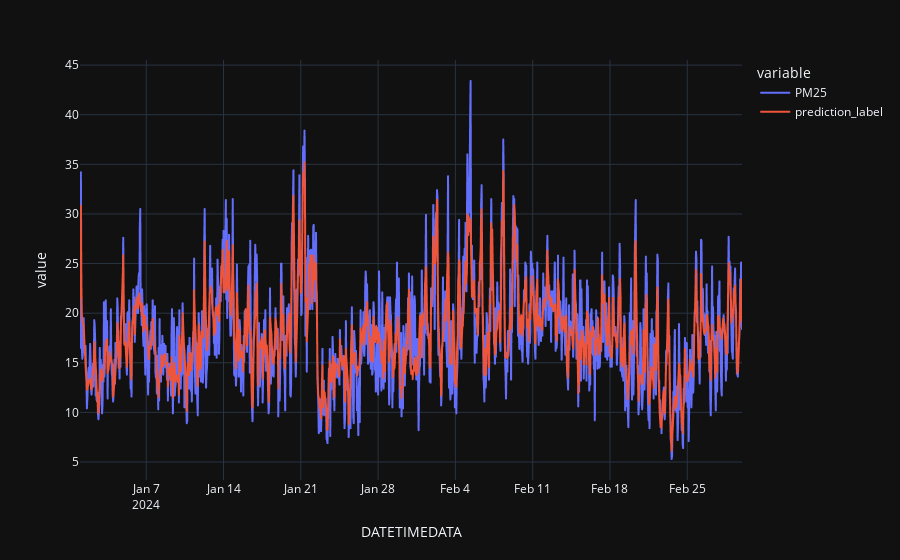

Here is the notebook cell this chart was saved with:
### Code cell
fig = px.line(predict_data, x='DATETIMEDATA', y=['PM25','prediction_label'], template="plotly_dark")
fig.show()

### Figure 1 — Plotly figure (JSON) as saved in the notebook; plotly's stock layout.template omitted (floating-point values rounded to 4 significant figures; data arrays with more than 128 entries replaced by an {"elided": "..."} marker saying what was removed)
{"data": [{"hovertemplate": "variable=PM25<br>DATETIMEDATA=%{x}<br>value=%{y}<extra></extra>", "legendgroup": "PM25", "line": {"color": "#636efa", "dash": "solid"}, "marker": {"symbol": "circle"}, "mode": "lines", "name": "PM25", "showlegend": true, "type": "scattergl", "x": {"elided": "1440 str values"}, "xaxis": "x", "y": {"elided": "1440 float values"}, "yaxis": "y"}, {"hovertemplate": "variable=prediction_label<br>DATETIMEDATA=%{x}<br>value=%{y}<extra></extra>", "legendgroup": "prediction_label", "line": {"color": "#EF553B", "dash": "solid"}, "marker": {"symbol": "circle"}, "mode": "lines", "name": "prediction_label", "showlegend": true, "type": "scattergl", "x": {"elided": "1440 str values"}, "xaxis": "x", "y": {"elided": "1440 float values"}, "yaxis": "y"}], "layout": {"legend": {"title": {"text": "variable"}, "tracegroupgap": 0}, "margin": {"t": 60}, "xaxis": {"anchor": "y", "domain": [0, 1], "title": {"text": "DATETIMEDATA"}}, "yaxis": {"anchor": "x", "domain": [0, 1], "title": {"text": "value"}}}}
